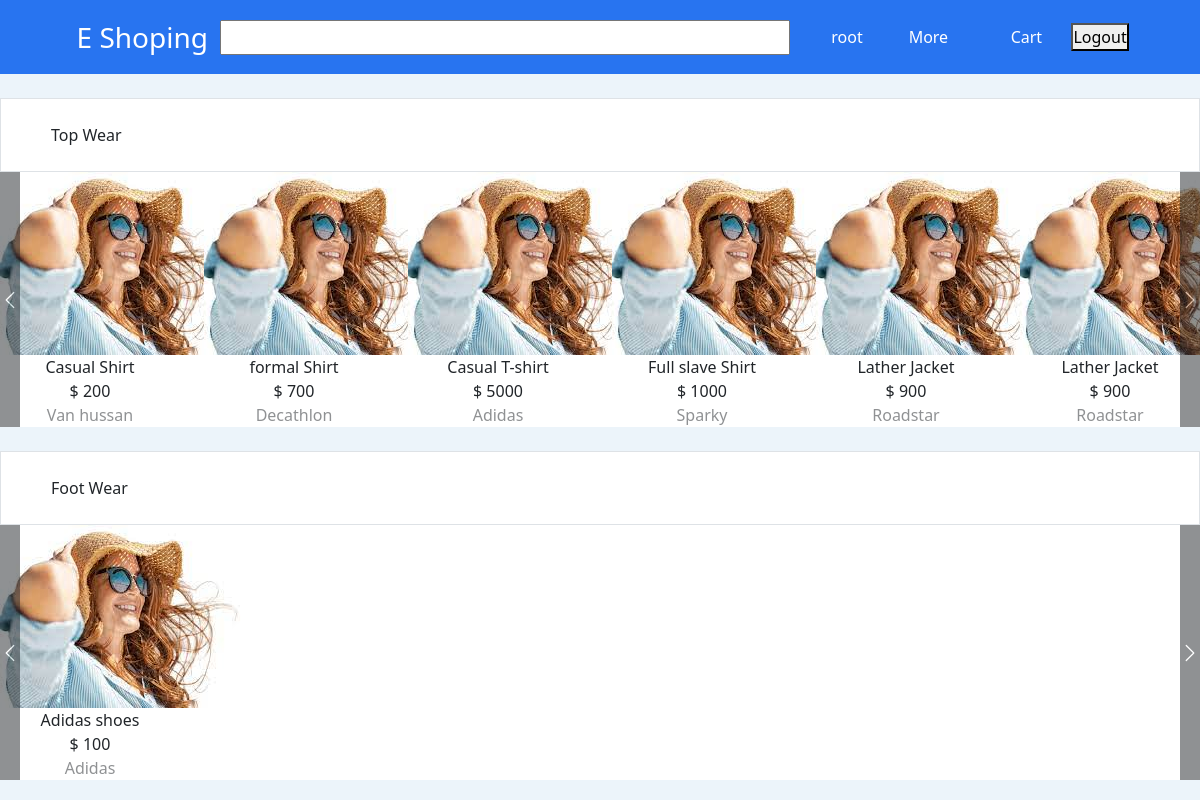
The app's page / (signed in) with its own data.
### shop/models.py (models this page shows)
class product(models.Model):
    product_image=models.ImageField()
    product_name=models.CharField(max_length=500)
    product_brand=models.CharField(max_length=150,default='')
    product_price=models.IntegerField()
    product_category=models.CharField(max_length=1, choices=[('t',"Top Wear"),('b','Bottom Wear'),('f','Foot Wear')])
    product_description=models.CharField(max_length=500)
    product_discount=models.IntegerField()
    rating=models.FloatField()

### shop/views.py (the view)
# urls.py: path('',views.home_page,name='home'),
def home_page(request):
    top_wear=product.objects.filter(product_category='t')
    foot_wear=product.objects.filter(product_category='f')
    all_product={
        'topwear':top_wear,
        'topwear_len':len(top_wear),
        'footwear':foot_wear,
        'footwear_len':len(foot_wear),
        }
    return render(request,'shop/home.html',all_product)

### shop/templates/shop/home.html (shortened to what this page needs)
{% extends 'shop/base.html' %}
{% block content %}
<div class="mt-4 bg-white positon-relative">
    {% include 'shop/component/topwear.html' %}
</div>
<div class="mt-4 bg-white positon-relative">
    {% include 'shop/component/footwear.html' %}
</div>
{% endblock content %}

### shop/templates/shop/component/navbar.html (shortened to what this page needs)
<nav class="text-white">
    <div class="container">
        <div class="row d-flex align-items-center">
            <div class="col-2 logo py-3 fs-3 text-end">E Shoping</div>
            <div class="col-6 position-relative p-0">
                <input  type="search" class=""  style="height: 35px; width: 100%;" name="" id="">
                <i class="fas fa-search  position-absolute top-50 end-0 translate-middle-y text-dark me-2 fs-4"></i>
            </div>
            {% if not request.user.is_authenticated %}
            <div class="col-4 text-white d-flex align-items-center justify-content-evenly">
                <div class="login">
                    <button data-bs-toggle="modal" data-bs-target="#exampleModal">Login</button>
                </div>
                <div class="more">
                    <span>More</span>
                    <i class="fas fa-chevron-down"></i>
                </div>
                <div class="cart">
                    <i class="fas fa-shopping-cart"></i>
                    <span>Cart</span>
                </div>
            </div>
            {% else %}
            <div class="col-4 text-white d-flex align-items-center justify-content-evenly">
                <div class="login">
                    <span>{{request.user.username}}</span>
                    <i class="fas fa-chevron-down"></i>
                </div>
                <div class="more">
                    <span>More</span>
                    <i class="fas fa-chevron-down"></i>
                </div>
                <div class="cart">
                    <i class="fas fa-shopping-cart"></i>
                    <span>Cart</span>
                </div>
                <div class="cart">
                    <form action="{% url 'logout' %}" method='post'>
                        <button type="submit">Logout</button>
                    </form>
                </div>
            </div>
            {% endif %}
        </div>
    </div>
</nav>

### shop/templates/shop/component/topwear.html (shortened to what this page needs)
{% load static %}
<div>
    <div class="header d-flex border py-4 border-bottom">
        <div class="heading mycontainer">Top Wear</div>
    </div>
    <div id="carouselExampleIndicators" class="carousel slide" data-bs-ride="carousel">
        <div class="carousel-indicators">
            <button type="button" data-bs-target="#carouselExampleIndicators" data-bs-slide-to="0" class="active"
                aria-current="true" aria-label="Slide 1"></button>
            <button type="button" data-bs-target="#carouselExampleIndicators" data-bs-slide-to="1"
                aria-label="Slide 2"></button>
            <button type="button" data-bs-target="#carouselExampleIndicators" data-bs-slide-to="2"
                aria-label="Slide 3"></button>
        </div>
        <div class="carousel-inner">
            <div class="carousel-item active">
            <div class="row">
                {% for item in topwear %}
                <div class="col-2">
                    <a class="text-dark text-decoration-none" href="{% url 'product_detail' item.id %}">
                    <div class="items">
                        <div class="image">
                            <img src="{% static 'shop/images/product.jpeg' %}" alt="">
                        </div>
                        <div class="item_detail d-flex flex-column justify-content-center text-center">
                            <span class="item_name">{{item.product_name}}</span>
                            <span class="item_price">$ {{item.product_price}}</span>
                            <span class="item_category opacity-50">{{item.product_brand}}</span>
                        </div>
                    </div>
                    </a>
                </div>
                {% if forloop.counter|divisibleby:6 %}
                </div>
                </div>
                {% endif %}
                {% endfor %}
        </div>
        <button class="carousel-control-prev bg-dark" style="width: 20px;" type="button"
            data-bs-target="#carouselExampleIndicators" data-bs-slide="prev">
            <span class="carousel-control-prev-icon" aria-hidden="true"></span>
        </button>
        <button class="carousel-control-next bg-dark" style="width: 20px;" type="button"
            data-bs-target="#carouselExampleIndicators" data-bs-slide="next">
            <span class="carousel-control-next-icon" aria-hidden="true"></span>
        </button>
    </div>
</div>

### shop/templates/shop/component/footwear.html (shortened to what this page needs)
{% load static %}
<div>
    <div class="header d-flex border py-4 border-bottom">
        <div class="heading mycontainer">Foot Wear</div>
    </div>
    <div id="carouselExampleIndicators" class="carousel slide" data-bs-ride="carousel">
        <div class="carousel-indicators">
            <button type="button" data-bs-target="#carouselExampleIndicators" data-bs-slide-to="0" class="active"
                aria-current="true" aria-label="Slide 1"></button>
            <button type="button" data-bs-target="#carouselExampleIndicators" data-bs-slide-to="1"
                aria-label="Slide 2"></button>
            <button type="button" data-bs-target="#carouselExampleIndicators" data-bs-slide-to="2"
                aria-label="Slide 3"></button>
        </div>
        <div class="carousel-inner">
            <div class="carousel-item active">
            <div class="row">
                {% for item in footwear %}
                <div class="col-2">
                    <div class="items">
                        <div class="image">
                            <img src="{% static 'shop/images/product.jpeg' %}" alt="">
                        </div>
                        <div class="item_detail d-flex flex-column justify-content-center text-center">
                            <span class="item_name">{{item.product_name}}</span>
                            <span class="item_price">$ {{item.product_price}}</span>
                            <span class="item_category opacity-50">{{item.product_brand}}</span>
                        </div>
                    </div>
                </div>
                {% ifequal forloop.counter footwear_len %}
                    </div>
                    </div>
                {% endifequal %}
                {% endfor %}
        </div>
        <button class="carousel-control-prev bg-dark" style="width: 20px;" type="button"
            data-bs-target="#carouselExampleIndicators" data-bs-slide="prev">
            <span class="carousel-control-prev-icon" aria-hidden="true"></span>
        </button>
        <button class="carousel-control-next bg-dark" style="width: 20px;" type="button"
            data-bs-target="#carouselExampleIndicators" data-bs-slide="next">
            <span class="carousel-control-next-icon" aria-hidden="true"></span>
        </button>
    </div>
</div>

### shop/static/shop/css/style.css (style rules this page uses)
body { background-color: #ECF4FA; }
.mycontainer { padding: 0px 50px; }
nav { background-color: #2874F0; }
nav input { outline: none; padding-left: 10px; }

### shop/templates/shop/base.html (style rules this page uses)
* { margin: 0; padding: 0; }

### records on screen
product: product_name "Casual Shirt", product_price "200", product_brand "Van hussan"
product: product_name "formal Shirt", product_price "700", product_brand "Decathlon"
product: product_name "Casual T-shirt", product_price "5000", product_brand "Adidas"
product: product_name "Full slave Shirt", product_price "1000", product_brand "Sparky"
product: product_name "Lather Jacket", product_price "900", product_brand "Roadstar"
product: product_name "Lather Jacket", product_price "900", product_brand "Roadstar"
product: product_name "Adidas shoes", product_price "100", product_brand "Adidas"

### other values on screen
{{ request.user.username }} "root"
